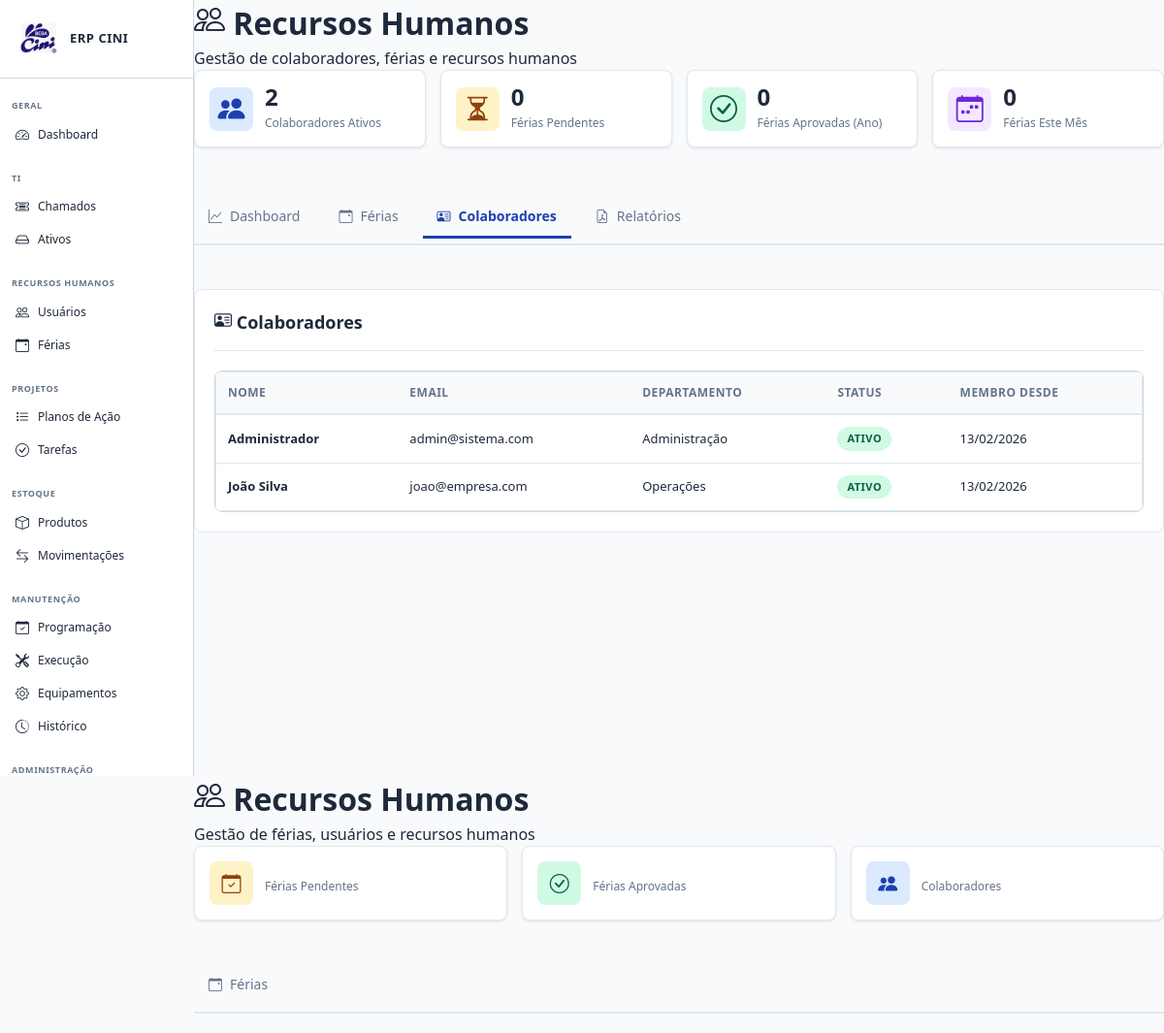
Page /modules/rh/index.php?s=colaboradores (signed in) on the committed database.
### tables this page shows
CREATE TABLE users (
                id INTEGER PRIMARY KEY AUTOINCREMENT,
                name TEXT NOT NULL,
                email TEXT UNIQUE NOT NULL,
                password TEXT NOT NULL,
                dept TEXT NOT NULL,
                role TEXT DEFAULT 'user' CHECK(role IN ('admin', 'user')),
                active INTEGER DEFAULT 1,
                created_at DATETIME DEFAULT CURRENT_TIMESTAMP
            );

### modules/rh/index.php (the view, shortened to what this page needs)
<?php
require_once '../../includes/header.php';
require_once '../../includes/sidebar.php';
$db = Database::getInstance();
$conn = $db->getConnection();
$section = $_GET['s'] ?? 'dashboard';
try {
    $stats_query = $conn->prepare("
        SELECT
            (SELECT COUNT(*) FROM users WHERE active = 1) as total_colaboradores,
            (SELECT COUNT(*) FROM rh_vacations WHERE status = 'solicitado') as ferias_pendentes,
            (SELECT COUNT(*) FROM rh_vacations WHERE status = 'aprovado' AND STRFTIME('%Y', start_date) = STRFTIME('%Y', 'now')) as ferias_aprovadas_ano,
            (SELECT COUNT(*) FROM rh_vacations WHERE STRFTIME('%m', start_date) = STRFTIME('%m', 'now') AND STRFTIME('%Y', start_date) = STRFTIME('%Y', 'now')) as ferias_mes
    ");
    $stats_query->execute();
    $stats = $stats_query->fetch();
    $users = [];
    if ($section !== 'dashboard') {
        $stmt = $conn->prepare("SELECT id, name, email, dept, active, created_at FROM users ORDER BY name ASC");
        $stmt->execute();
        $users = $stmt->fetchAll();
    }
} catch (Exception $e) {
    $stats = ['total_colaboradores' => 0, 'ferias_pendentes' => 0, 'ferias_aprovadas_ano' => 0, 'ferias_mes' => 0];
    $vacations = [];
    $users = [];
}
?>
<main class="main-content">
    <div class="page-header">
        <h1><i class="bi bi-people"></i> Recursos Humanos</h1>
        <p>Gestão de colaboradores, férias e recursos humanos</p>
    </div>
    <div class="stats-grid">
        <div class="stat-card">
            <div class="stat-icon" style="background: #dbeafe; color: #1e40af;"><i class="bi bi-people-fill" style="font-size: 28px;"></i></div>
            <div><div class="stat-value"><?php echo $stats['total_colaboradores']; ?></div><div class="stat-label">Colaboradores Ativos</div></div>
        </div>
        <div class="stat-card">
            <div class="stat-icon" style="background: #fef3c7; color: #92400e;"><i class="bi bi-hourglass-split" style="font-size: 28px;"></i></div>
            <div><div class="stat-value"><?php echo $stats['ferias_pendentes']; ?></div><div class="stat-label">Férias Pendentes</div></div>
        </div>
        <div class="stat-card">
            <div class="stat-icon" style="background: #d1fae5; color: #065f46;"><i class="bi bi-check-circle" style="font-size: 28px;"></i></div>
            <div><div class="stat-value"><?php echo $stats['ferias_aprovadas_ano']; ?></div><div class="stat-label">Férias Aprovadas (Ano)</div></div>
        </div>
        <div class="stat-card">
            <div class="stat-icon" style="background: #f3e8ff; color: #6d28d9;"><i class="bi bi-calendar-week" style="font-size: 28px;"></i></div>
            <div><div class="stat-value"><?php echo $stats['ferias_mes']; ?></div><div class="stat-label">Férias Este Mês</div></div>
        </div>
    </div>
    <div class="tabs-container" style="margin-top: 25px;">
        <a href="?s=dashboard" class="nav-tab <?php echo $section === 'dashboard' ? 'active' : ''; ?>"><i class="bi bi-graph-up"></i> Dashboard</a>
        <a href="?s=ferias" class="nav-tab <?php echo $section === 'ferias' ? 'active' : ''; ?>"><i class="bi bi-calendar-event"></i> Férias</a>
        <a href="?s=colaboradores" class="nav-tab <?php echo $section === 'colaboradores' ? 'active' : ''; ?>"><i class="bi bi-person-vcard"></i> Colaboradores</a>
        <a href="?s=relatorios" class="nav-tab <?php echo $section === 'relatorios' ? 'active' : ''; ?>"><i class="bi bi-file-earmark-pdf"></i> Relatórios</a>
    </div>
    <?php if ($section === 'dashboard'): ?>
    <div class="section-full" style="margin-top: 25px;">
        <div class="section-header"><h2>Visão Geral</h2></div>
        <div style="display: grid; grid-template-columns: repeat(auto-fit, minmax(250px, 1fr)); gap: 20px;">
            <div class="dashboard-card">
                <div style="display: flex; align-items: center; gap: 10px; margin-bottom: 15px;">
                    <div class="icon-box icon-box-primary"><i class="bi bi-calendar-check" style="font-size: 20px;"></i></div>
                    <h3 style="margin: 0;">Próximas Férias</h3>
                </div>
                <?php
                $stmt = $conn->prepare("
                    SELECT rv.*, u.name FROM rh_vacations rv
                    JOIN users u ON rv.user_id = u.id
                    WHERE rv.start_date >= DATE('now')
                    ORDER BY rv.start_date ASC LIMIT 5
                ");
                $stmt->execute();
                $upcoming = $stmt->fetchAll();
                if (count($upcoming) > 0):
                    foreach ($upcoming as $item):
                ?>
                <div style="padding: 10px 0; border-bottom: 1px solid #e2e8f0;">
                    <strong><?php echo substr($item['name'], 0, 20); ?></strong>
                    <small style="color: #64748b; display: block;"><i class="bi bi-calendar2"></i> <?php echo date('d/m', strtotime($item['start_date'])); ?></small>
                </div>
                <?php endforeach; else: ?>
                <p style="color: #64748b; font-size: 13px;"><i class="bi bi-info-circle"></i> Nenhuma féria programada</p>
                <?php endif; ?>
            </div>
            <div class="dashboard-card">
                <div style="display: flex; align-items: center; gap: 10px; margin-bottom: 15px;">
                    <div class="icon-box icon-box-warning"><i class="bi bi-exclamation-circle" style="font-size: 20px;"></i></div>
                    <h3 style="margin: 0;">Aprovações Pendentes</h3>
                </div>
                <?php
                $stmt = $conn->prepare("
                    SELECT COUNT(*) as count FROM rh_vacations WHERE status = 'solicitado'
                ");
                $stmt->execute();
                $pending_count = $stmt->fetch()['count'];
                ?>
                <div style="text-align: center; padding: 20px;">
                    <div style="font-size: 36px; font-weight: 700; color: #f59e0b;"><?php echo $pending_count; ?></div>
                    <button class="btn btn-primary" onclick="window.location='?s=ferias'" style="margin-top: 10px; width: 100%;"><i class="bi bi-arrow-right"></i> Ver Pendências</button>
                </div>
            </div>
            <div class="dashboard-card">
                <div style="display: flex; align-items: center; gap: 10px; margin-bottom: 15px;">
                    <div class="icon-box icon-box-info"><i class="bi bi-diagram-3" style="font-size: 20px;"></i></div>
                    <h3 style="margin: 0;">Departamentos</h3>
                </div>
                <?php
                $stmt = $conn->prepare("
                    SELECT dept, COUNT(*) as count FROM users WHERE active = 1 GROUP BY dept ORDER BY count DESC
                ");
                $stmt->execute();
                $depts = $stmt->fetchAll();
                foreach ($depts as $d):
                ?>
                <div style="padding: 8px 0; display: flex; justify-content: space-between; align-items: center;">
                    <span><i class="bi bi-building"></i> <?php echo $d['dept']; ?></span>
                    <span style="font-weight: 700; background: #f1f5f9; padding: 2px 8px; border-radius: 12px;"><?php echo $d['count']; ?></span>
                </div>
                <?php endforeach; ?>
            </div>
        </div>
    </div>
    <?php elseif ($section === 'colaboradores'): ?>
    <div class="section-full" style="margin-top: 25px;">
        <div class="section-header">
            <h2><i class="bi bi-person-vcard"></i> Colaboradores</h2>
        </div>
        <?php if (count($users) > 0): ?>
        <div class="table-responsive">
            <table class="data-table">
                <thead>
                    <tr><th>Nome</th><th>Email</th><th>Departamento</th><th>Status</th><th>Membro Desde</th></tr>
                </thead>
                <tbody>
                    <?php foreach ($users as $u): ?>
                    <tr>
                        <td><strong><?php echo $u['name']; ?></strong></td>
                        <td><?php echo $u['email']; ?></td>
                        <td><?php echo $u['dept']; ?></td>
                        <td><span class="badge" style="background: <?php echo $u['active'] ? '#d1fae5' : '#fee2e2'; ?>; color: <?php echo $u['active'] ? '#065f46' : '#7f1d1d'; ?>"><?php echo $u['active'] ? 'Ativo' : 'Inativo'; ?></span></td>
                        <td><?php echo date('d/m/Y', strtotime($u['created_at'])); ?></td>
                    </tr>
                    <?php endforeach; ?>
                </tbody>
            </table>
        </div>
        <?php else: ?>
        <div class="empty-state"><i class="bi bi-people"></i><p>Nenhum colaborador ativo</p></div>
        <?php endif; ?>
    </div>
    <?php endif; ?>
</main>
<?php require_once '../../includes/footer.php'; ?>
<main class="main-content">
    <div class="page-header">
        <h1><i class="bi bi-people"></i> Recursos Humanos</h1>
        <p>Gestão de férias, usuários e recursos humanos</p>
    </div>
    <div class="stats-grid">
        <div class="stat-card"><div class="stat-icon" style="background: #fef3c7;"><i class="bi bi-calendar-check" style="color: #92400e;"></i></div><div><div class="stat-value"><?php echo $stats['pending']; ?></div><div class="stat-label">Férias Pendentes</div></div></div>
        <div class="stat-card"><div class="stat-icon" style="background: #d1fae5;"><i class="bi bi-check-circle" style="color: #065f46;"></i></div><div><div class="stat-value"><?php echo $stats['approved']; ?></div><div class="stat-label">Férias Aprovadas</div></div></div>
        <div class="stat-card"><div class="stat-icon" style="background: #dbeafe;"><i class="bi bi-people-fill" style="color: #1e40af;"></i></div><div><div class="stat-value"><?php echo $stats['total_users']; ?></div><div class="stat-label">Colaboradores</div></div></div>
    </div>
    <div class="tabs-container">
        <a href="?s=ferias" class="nav-tab <?php echo $section === 'ferias' ? 'active' : ''; ?>"><i class="bi bi-calendar-event"></i> Férias</a>
    </div>
</main>
<?php require_once '../../includes/footer.php'; ?>

### assets/styles.css (style rules this page uses)
:root { --primary: #1e40af; --primary-dark: #1e3a8a; --primary-light: #dbeafe; --secondary: #64748b; --success: #059669; --danger: #dc2626; --warning: #f59e0b; --info: #0891b2; --light: #f8fafc; --gray: #e2e8f0; --text-dark: #1e293b; --text-light: #64748b; --border: #cbd5e1; --shadow: 0 1px 3px rgba(0, 0, 0, 0.1); }
* { margin: 0; padding: 0; box-sizing: border-box; }
html { scroll-behavior: smooth; }
body { font-family: 'Segoe UI', Tahoma, Geneva, Verdana, sans-serif; background-color: var(--light); color: var(--text-dark); line-height: 1.5; }
.main-content { margin-left: 200px; flex: 1; display: flex; flex-direction: column; }
.table-responsive { overflow-x: auto; border-radius: 8px; border: 1px solid var(--border); }
table { width: 100%; border-collapse: collapse; background: white; }
thead { background: var(--light); border-bottom: 2px solid var(--border); }
th { padding: 12px 16px; text-align: left; font-weight: 600; font-size: 12px; color: var(--text-light); text-transform: uppercase; letter-spacing: 0.5px; white-space: nowrap; }
td { padding: 12px 16px; border-bottom: 1px solid var(--gray); font-size: 13px; }
tbody tr:last-child td { border-bottom: none; }
.badge { display: inline-block; padding: 4px 10px; border-radius: 4px; font-size: 10px; font-weight: 700; text-transform: uppercase; letter-spacing: 0.5px; }
i { display: inline-flex; align-items: center; justify-content: center; }
.stat-card { background: white; border: 1px solid var(--border); border-radius: 8px; padding: 20px; display: flex; align-items: center; gap: 16px; box-shadow: var(--shadow); transition: all 0.3s ease; position: relative; overflow: hidden; }
.stat-card::before { content: ''; position: absolute; top: 0; left: 0; right: 0; height: 3px; background: linear-gradient(90deg, var(--primary), var(--info)); opacity: 0; transition: opacity 0.3s ease; }
.stat-icon { width: 64px; height: 64px; border-radius: 12px; display: flex; align-items: center; justify-content: center; font-size: 28px; flex-shrink: 0; transition: all 0.3s ease; }
.stat-value { font-size: 28px; font-weight: 700; color: var(--text-dark); line-height: 1; }
.stat-label { font-size: 12px; color: var(--text-light); margin-top: 6px; font-weight: 500; }

### rows in the picture
users: name "Administrador", email "admin@sistema.com", dept "Administração", active "ATIVO", created_at "13/02/2026"
users: name "João Silva", email "joao@empresa.com", dept "Operações", active "ATIVO", created_at "13/02/2026"

### other values in the picture
$stats['total_colaboradores'] "2"
$stats['ferias_pendentes'] "0"
$stats['ferias_aprovadas_ano'] "0"
$stats['ferias_mes'] "0"
